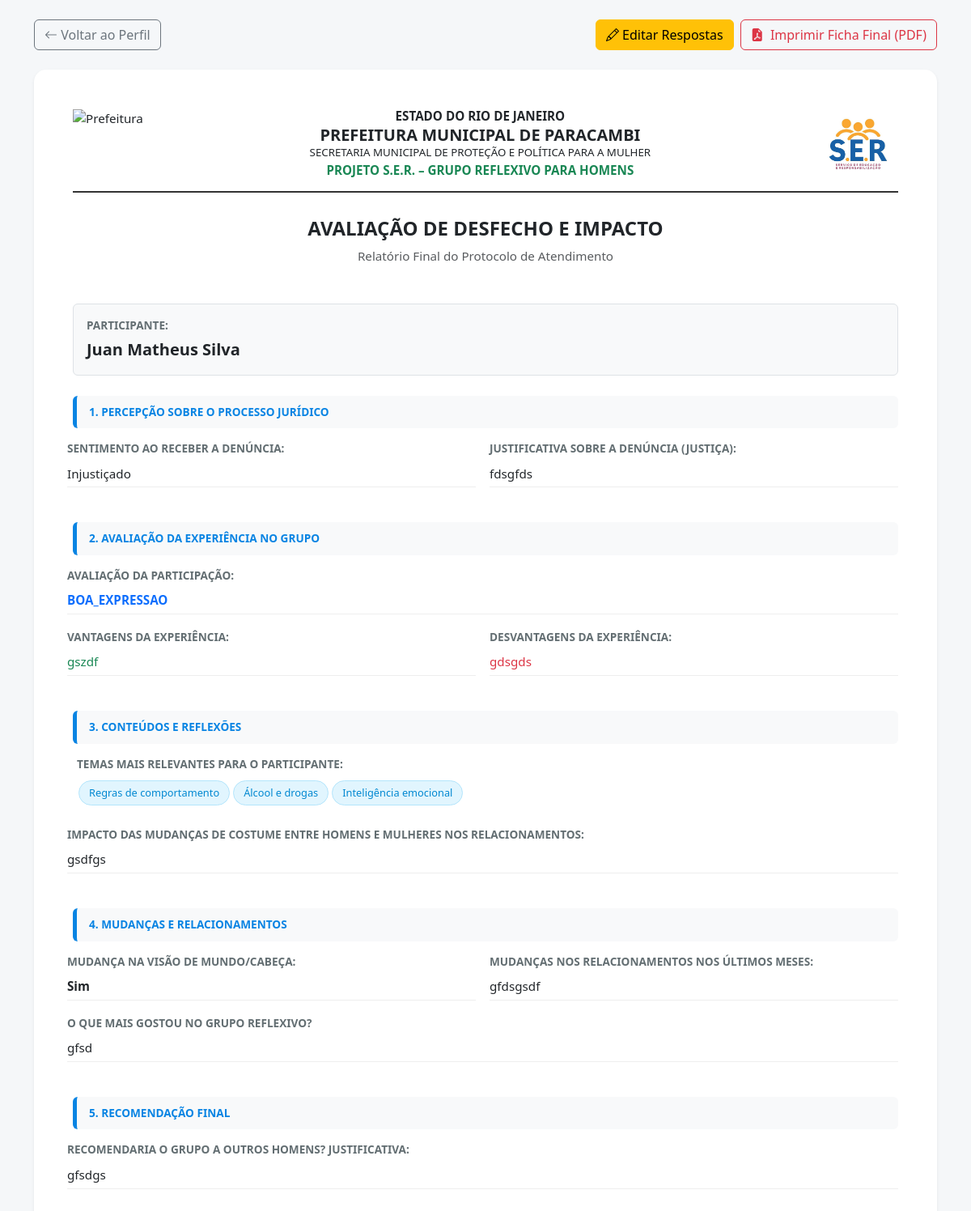
The page /public/ficha_final_ver.php?id=173 (signed in) on the database its author committed.
### tables this page shows
CREATE TABLE `participantes` (
  `id` int(11) NOT NULL,
  `nome` varchar(120) NOT NULL,
  `numero_processo` varchar(50) DEFAULT NULL,
  `cpf` varchar(11) DEFAULT NULL,
  `data_nascimento` date DEFAULT NULL,
  `telefone` varchar(20) DEFAULT NULL,
  `email` varchar(120) DEFAULT NULL,
  `endereco` varchar(150) DEFAULT NULL,
  `bairro` varchar(100) DEFAULT NULL,
  `turma_id` int(11) DEFAULT NULL,
  `observacoes` text DEFAULT NULL,
  `criado_em` timestamp NOT NULL DEFAULT current_timestamp(),
  `caso_id` int(11) DEFAULT NULL,
  `status` enum('ativo','inativo') DEFAULT 'ativo',
  `total_passagens` int(11) DEFAULT 1
);

CREATE TABLE `ficha_avaliacao_final` (
  `id` int(11) NOT NULL,
  `participante_id` int(11) NOT NULL,
  `sentimento_denuncia` varchar(50) DEFAULT NULL,
  `acha_justa` enum('sim','nao') DEFAULT NULL,
  `motivo_denuncia` text DEFAULT NULL,
  `dificuldade_participar` enum('sim','nao') DEFAULT NULL,
  `motivo_dificuldade` text DEFAULT NULL,
  `avaliacao_participacao` varchar(255) DEFAULT NULL,
  `pontos_positivos` text DEFAULT NULL,
  `pontos_negativos` text DEFAULT NULL,
  `temas_importantes` text DEFAULT NULL,
  `houve_mudanca` enum('sim','nao') DEFAULT NULL,
  `descricao_mudanca` text DEFAULT NULL,
  `gostou_grupo` enum('sim','nao') DEFAULT NULL,
  `sentimento_inicio` text DEFAULT NULL,
  `recomendaria` enum('sim','nao') DEFAULT NULL,
  `motivo_recomendacao` text DEFAULT NULL,
  `sugestoes` text DEFAULT NULL,
  `criado_em` datetime DEFAULT current_timestamp(),
  `vantagens_experiencia` text DEFAULT NULL,
  `desvantagens_experiencia` text DEFAULT NULL,
  `mudanca_visao_mundo` varchar(50) DEFAULT NULL,
  `relacao_grupo_pensamento` text DEFAULT NULL,
  `impacto_mudanca_costumes` text DEFAULT NULL,
  `mudanca_relacionamentos` text DEFAULT NULL,
  `o_que_mais_gostou` text DEFAULT NULL
);

### public/ficha_final_ver.php (the view, shortened to what this page needs)
<?php
require_once __DIR__ . '/../config/conexao.php';
$participante_id = $_GET['participante_id'] ?? $_GET['id'] ?? null;
$stmt = $pdo->prepare("SELECT nome FROM participantes WHERE id = ?");
$stmt->execute([$participante_id]);
$p = $stmt->fetch();
$stmt = $pdo->prepare("SELECT * FROM ficha_avaliacao_final WHERE participante_id = ?");
$stmt->execute([$participante_id]);
$f = $stmt->fetch();
function campo($f, $c)
{
    return !empty($f[$c]) ? nl2br(htmlspecialchars($f[$c])) : '<span class="text-muted italic">Não informado</span>';
}
?>
<!DOCTYPE html>
<html lang="pt-br">
<head>
    <link href="https://cdn.jsdelivr.net/npm/bootstrap@5.3.0/dist/css/bootstrap.min.css" rel="stylesheet">
    <link rel="stylesheet" href="https://cdn.jsdelivr.net/npm/bootstrap-icons@1.11.3/font/bootstrap-icons.min.css">
</head>
<body>
    <div class="container py-4">
        <div class="mb-4 no-print d-flex justify-content-between align-items-center">
            <a href="participantes_detalhes.php?id=<?= $participante_id ?>" class="btn btn-outline-secondary">
                <i class="bi bi-arrow-left"></i> Voltar ao Perfil
            </a>
            <div class="d-flex gap-2">
                <a href="ficha_final_editar.php?id=<?= $participante_id ?>" class="btn btn-warning">
                    <i class="bi bi-pencil"></i> Editar Respostas
                </a>
                <a href="ficha_final_pdf.php?participante_id=<?= $participante_id ?>" target="_blank" class="btn btn-outline-danger">
                    <i class="bi bi-file-earmark-pdf-fill me-1"></i> Imprimir Ficha Final (PDF)
                </a>
            </div>
        </div>
        <div class="card shadow-sm">
            <div class="card-body p-5">
                <div class="header-doc">
                    <img src="../assets/LogoPrefeitura.png" height="85" alt="Prefeitura">
                    <div class="header-text">
                        <div class="fw-bold text-uppercase">Estado do Rio de Janeiro</div>
                        <div class="fw-bold fs-5 text-uppercase">Prefeitura Municipal de Paracambi</div>
                        <div class="small text-uppercase">Secretaria Municipal de Proteção e Política para a Mulher</div>
                        <div class="fw-bold text-success mt-1">PROJETO S.E.R. – GRUPO REFLEXIVO PARA HOMENS</div>
                    </div>
                    <img src="../assets/ProjetoSER.jpg" height="85" alt="Projeto SER">
                </div>
                <div class="text-center mb-5">
                    <h4 class="fw-bold">AVALIAÇÃO DE DESFECHO E IMPACTO</h4>
                    <p class="text-muted">Relatório Final do Protocolo de Atendimento</p>
                </div>
                <div class="mb-4 p-3 border rounded bg-light">
                    <span class="label">Participante:</span>
                    <span class="fs-5 fw-bold text-dark"><?= htmlspecialchars($p['nome']) ?></span>
                </div>
                <div class="section-title">1. Percepção sobre o Processo Jurídico</div>
                <div class="row">
                    <div class="col-md-6 question-box">
                        <span class="label">Sentimento ao receber a denúncia:</span>
                        <div class="answer"><?= campo($f, 'sentimento_denuncia') ?></div>
                    </div>
                    <div class="col-md-6 question-box">
                        <span class="label">Justificativa sobre a denúncia (Justiça):</span>
                        <div class="answer"><?= campo($f, 'motivo_denuncia') ?></div>
                    </div>
                </div>
                <div class="section-title">2. Avaliação da Experiência no Grupo</div>
                <div class="row">
                    <div class="col-md-12 question-box">
                        <span class="label">Avaliação da Participação:</span>
                        <div class="answer fw-bold text-primary"><?= strtoupper(campo($f, 'avaliacao_participacao')) ?></div>
                    </div>
                    <div class="col-md-6 question-box">
                        <span class="label">Vantagens da Experiência:</span>
                        <div class="answer text-success"><?= campo($f, 'vantagens_experiencia') ?></div>
                    </div>
                    <div class="col-md-6 question-box">
                        <span class="label">Desvantagens da Experiência:</span>
                        <div class="answer text-danger"><?= campo($f, 'desvantagens_experiencia') ?></div>
                    </div>
                </div>
                <div class="section-title">3. Conteúdos e Reflexões</div>
                <div class="question-box mb-4">
                    <span class="label">Temas mais relevantes para o participante:</span>
                    <div class="mt-2">
                        <?php
                        $temas = !empty($f['temas_importantes']) ? explode(',', $f['temas_importantes']) : [];
                        if (!empty($temas)) {
                            foreach ($temas as $tema) {
                                echo '<span class="badge-theme">' . trim(htmlspecialchars($tema)) . '</span>';
                            }
                        } else {
                            echo '<span class="text-muted">Nenhum tema registrado.</span>';
                        }
                        ?>
                    </div>
                </div>
                <div class="row">
                    <div class="col-md-12 question-box">
                        <span class="label">Impacto das mudanças de costume entre homens e mulheres nos relacionamentos:</span>
                        <div class="answer"><?= campo($f, 'impacto_mudanca_costumes') ?></div>
                    </div>
                </div>
                <div class="section-title">4. Mudanças e Relacionamentos</div>
                <div class="row">
                    <div class="col-md-6 question-box">
                        <span class="label">Mudança na visão de mundo/cabeça:</span>
                        <div class="answer fw-bold"><?= campo($f, 'mudanca_visao_mundo') ?></div>
                    </div>
                    <div class="col-md-6 question-box">
                        <span class="label">Mudanças nos relacionamentos nos últimos meses:</span>
                        <div class="answer"><?= campo($f, 'mudanca_relacionamentos') ?></div>
                    </div>
                    <div class="col-md-12 question-box">
                        <span class="label">O que mais gostou no Grupo Reflexivo?</span>
                        <div class="answer"><?= campo($f, 'o_que_mais_gostou') ?></div>
                    </div>
                </div>
                <div class="section-title">5. Recomendação Final</div>
                <div class="row">
                    <div class="col-md-12 question-box">
                        <span class="label">Recomendaria o grupo a outros homens? Justificativa:</span>
                        <div class="answer"><?= campo($f, 'motivo_recomendacao') ?></div>
                    </div>
                </div>
            </div>
        </div>
    </div>
</body>
</html>

### public/ficha_final_ver.php (style rules this page uses)
body { background: #f5f7f9; color: #2d3436; font-size: 0.95rem; }
.card { border-radius: 15px; border: none; }
.header-doc { display: flex; align-items: center; border-bottom: 2px solid #333; padding-bottom: 15px; margin-bottom: 30px; }
.header-text { text-align: center; flex: 1; line-height: 1.3; }
.section-title { background: #f8f9fa; font-weight: 800; padding: 10px 15px; border-radius: 6px; margin: 25px 0 15px 0; text-transform: uppercase; font-size: 0.85rem; color: #0984e3; border-left: 5px solid #0984e3; }
.question-box { margin-bottom: 18px; padding-left: 5px; }
.label { font-weight: 700; color: #636e72; display: block; font-size: 0.85rem; text-transform: uppercase; margin-bottom: 4px; }
.answer { background: #fff; padding: 5px 0; border-bottom: 1px solid #eee; min-height: 25px; }
.badge-theme { background: #e1f5fe; color: #0288d1; border: 1px solid #b3e5fc; padding: 5px 12px; border-radius: 20px; font-size: 0.8rem; display: inline-block; margin: 2px; }

### rows shown on the page
participantes: nome "Juan Matheus Silva"
ficha_avaliacao_final: sentimento_denuncia "Injustiçado fdsgfds BOA_EXPRESSAO gszdf gdsgds gsdfgs Sim gfdsgsdf gfsd gfsdgs", temas_importantes "Regras de comportamento", temas_importantes "Álcool e drogas", temas_importantes "Inteligência emocional"
